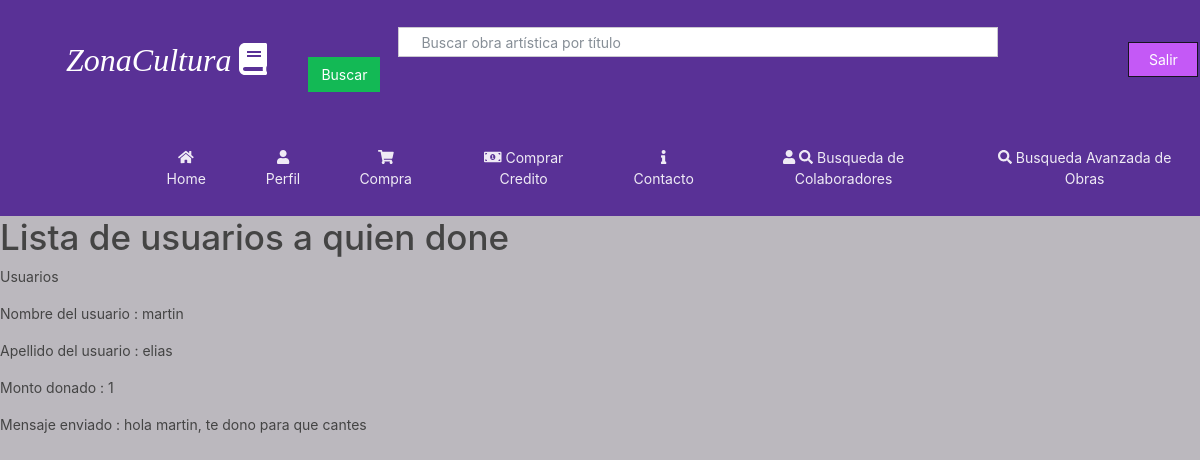
/AquienDone (signed in), run on the app's committed database.
### homePage/models.py (models this page shows, shortened)
class Donacion(models.Model):
		usuarioDonante=models.ForeignKey (infousuario,on_delete=models.SET_NULL, null=True,related_name='usuarioDonante')
		usuarioBen=models.ForeignKey (infousuario,on_delete=models.SET_NULL, null=True,related_name='usuarioBen')
		cantidad =models.PositiveIntegerField(default=0)
		mensaje=models.TextField(max_length=150,default="")

class infousuario(models.Model):
	cuantaCerrada=models.BooleanField(default=False)
	tieneCuentaActivada=models.BooleanField(default=True)
	balance= models.IntegerField(default=0,validators=[MinValueValidator(50)])
	user= models.OneToOneField (User,on_delete=models.CASCADE)
	descripcion=models.TextField(max_length=130, default="",blank=True, null=True)
	aficiones= models.ForeignKey(competencias,on_delete=models.CASCADE,null=True)
	es_CreadorDeContenido= models.BooleanField(default=False)
	profile_img=models.ImageField(upload_to='images/profile/',default='images/profile/perfilb.jpg',null=False,blank=False)
	es_Colaborador= models.BooleanField(default=False)
	numeroTelefono=models.PositiveIntegerField(blank=True, null=True, validators=[MinValueValidator(1000000),MaxValueValidator(9999999999)])

### homePage/views.py (the view)
# urls.py: url(r'^AquienDone$', views.AquienDone_view, name='ver a quien done'),
@login_required(login_url='/')
def AquienDone_view(request):
	usuario= infousuario.objects.get(user = request.user)
	usuariosQDone=[]
	donadorex=Donacion.objects.filter(usuarioDonante=infousuario.objects.get(user = request.user))
	for item in donadorex:
		if( item.usuarioBen is not None and item.cantidad is not None ):#Si es un libro
			usuariosQDone.append(item)
	return render(request,'AquienDone.html',{'usuariosQDone':usuariosQDone})

### homePage/templates/AquienDone.html (shortened to what this page needs)
{% extends 'plantillaGeneral.html' %}
{% block content %}
<h1 class="heading">Lista de usuarios a quien done</h1>
<p>Usuarios </p>
{% for  Usuarios in usuariosQDone %}
<p>Nombre del usuario : {{Usuarios.usuarioBen.user.first_name}}</p>
<p>Apellido del usuario : {{Usuarios.usuarioBen.user.last_name}}</p>
<p>Monto donado : {{Usuarios.cantidad}}</p>
<p>Mensaje enviado : {{Usuarios.mensaje}}</p>
{%endfor%}
{% endblock %}

### homePage/static/css/paginahome.css (style rules this page uses)
body { background-color: #BBB8BE; }

### data on the page
Donacion: usuarioBen.user.first_name "martin", usuarioBen.user.last_name "elias", cantidad "1", mensaje "hola martin, te dono para que cantes"
